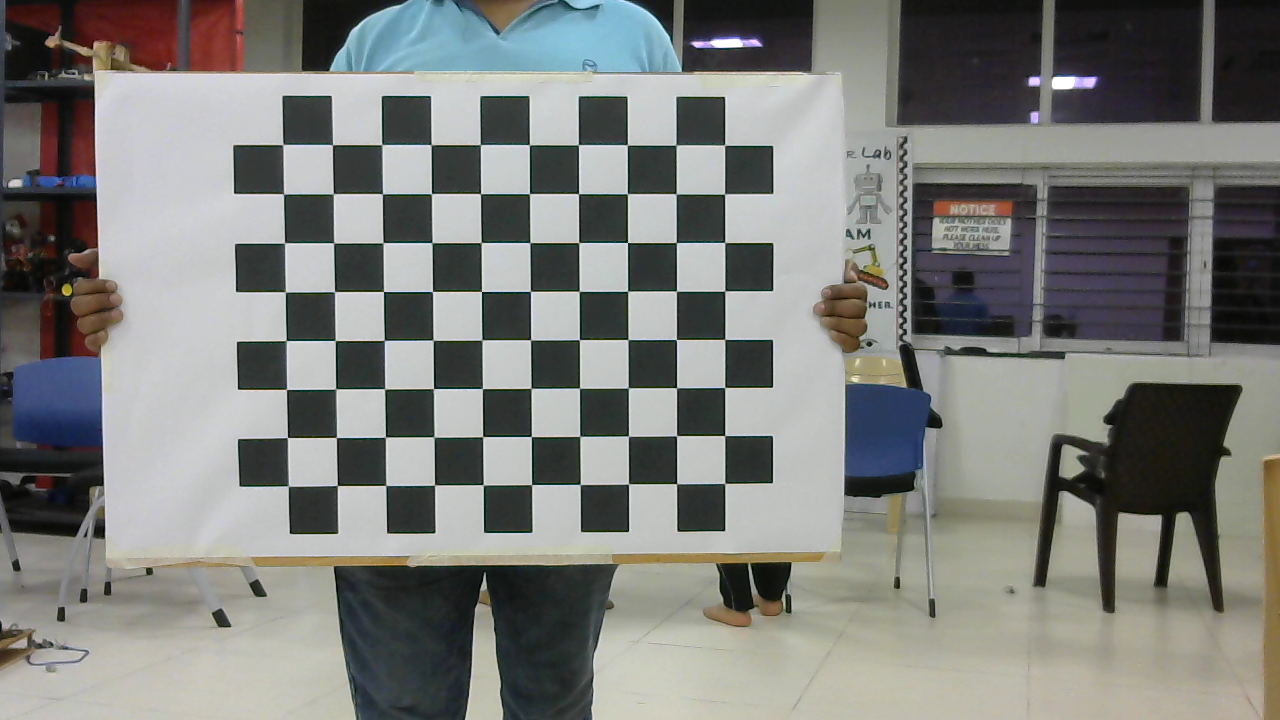
#> input picture test.png, 1280 x 720 px
$ python pose.py
#> lines starting #> are read from the running program, lines starting #| are printed output that depends on the picture; after the words box and inside, x2 and y2 are one past the last pixel; in counts of white or black regions, pixels touching at a corner belong together
import cv2
import numpy as np

img = cv2.imread('test.png')
#> img is the input picture: shape (720, 1280, 3); mean B, G, R 122.4, 125.6, 124.4
gray = cv2.cvtColor(img, cv2.COLOR_BGR2GRAY)
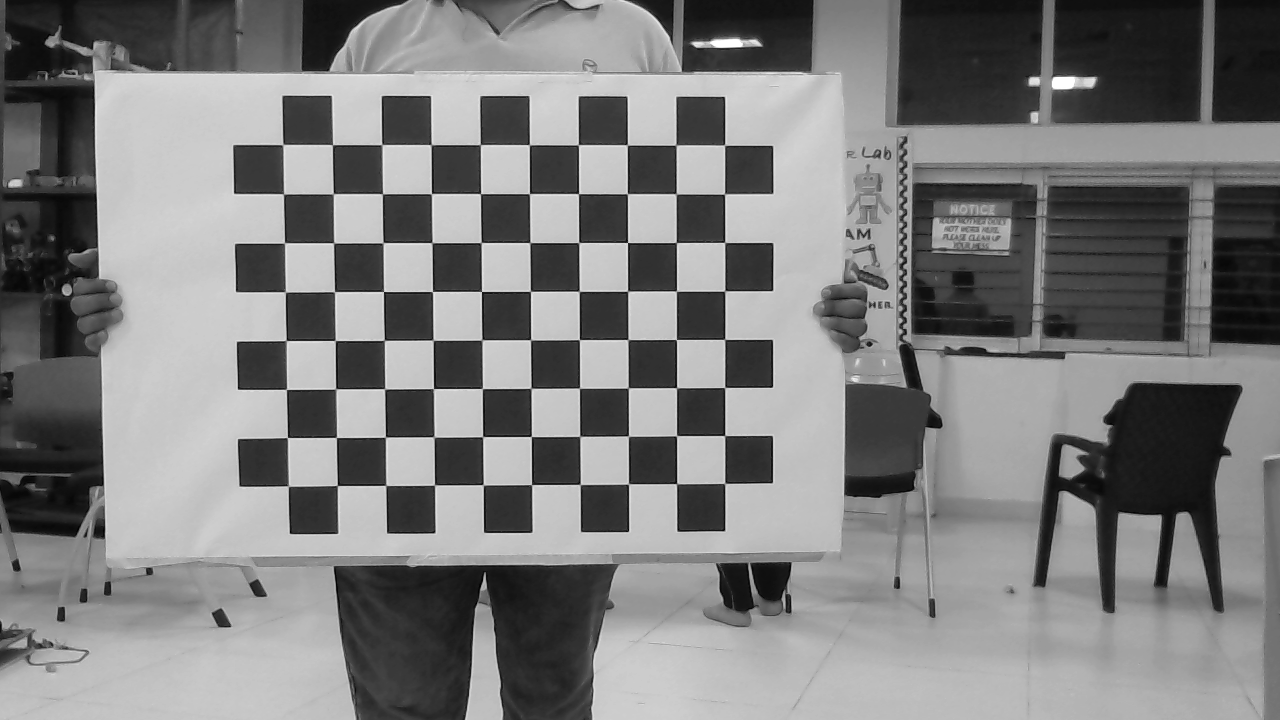
#> gray: shape (720, 1280); min 0, max 255, mean 124.9

size = img.shape
#> size = (720, 1280, 3)
criteria = (cv2.TERM_CRITERIA_EPS + cv2.TERM_CRITERIA_MAX_ITER, 60, 0.001)

# 2D image points
image_points = np.array([(283,145),(333,145),(284,194),(333,194)], dtype = "float32")

# 3D model points
model_points = np.array([(0.0,0.0,0.0),(60.0,0.0,0.0),(0.0,60.0,0.0),(60.0,60.0,0.0)])
#model_points = np.zeros((10*8,1,3),np.float32)
#model_points[:,:,:2] = np.mgrid[0:10, 0:8].T.reshape(-1,1,2)
# Initialization of camera intrinsic parameters, obtained from the camera calibration github repository.

camera_matrix = np.array([[1.43131504e+03,0.00000000e+00,6.42552941e+02],[0.00000000e+00,1.42801915e+03,3.49581293e+02],[0.00000000e+00,0.00000000e+00,1.00000000e+00]])

dist_coeff = np.array([[-4.31340433e-02,-1.61386185e-01,-1.07692904e-03,-2.66596162e-03,4.16181240e+00]])

ret, corners = cv2.findChessboardCorners(gray, (10,8), None)
#> ret = True; corners = 80 rows, first 8: [282.8, 144.6], [332.5, 144.9], [381.7, 144.5], [431.1, 144.7], [480.4, 144.6], [529.3, 144.8], [578.2, 144.8], [627.2, 144.9]
corners2 = cv2.cornerSubPix(gray, corners, (11,11), (-1,-1), criteria)
#> corners2 = 80 rows, first 8: [282.9, 144.5], [332.5, 144.7], [381.8, 144.6], [431.2, 144.7], [480.3, 144.6], [529.4, 144.8], [578.4, 144.7], [627.3, 144.9]
img = cv2.drawChessboardCorners(img, (10,8), corners2, ret)
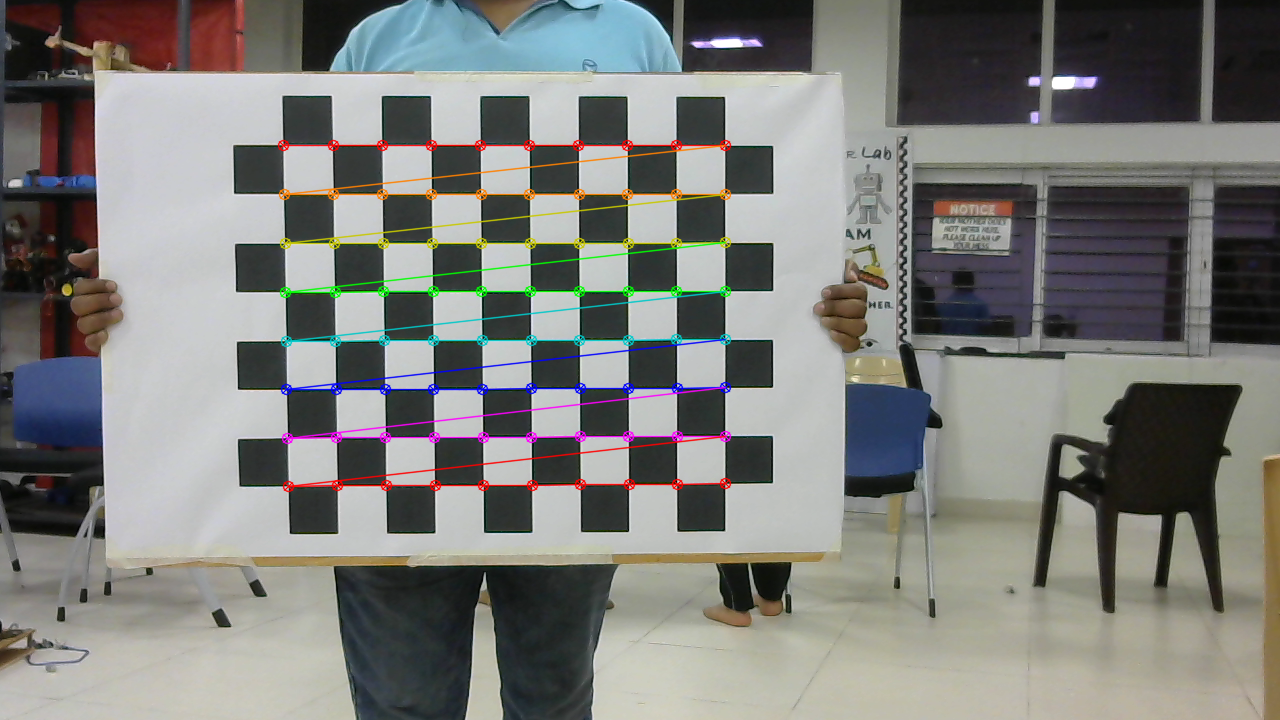
#> img: shape (720, 1280, 3); 2.81% of pixels changed, all inside (x1, y1, x2, y2) = (277, 139, 732, 493)
ret, rvecs, tvecs = cv2.solvePnP(model_points,image_points,camera_matrix,dist_coeff, flags = cv2.SOLVEPNP_ITERATIVE)
#rvecs, tvecs, inliers = cv2.solvePnPRansac(model_points,image_points,camera_matrix,dist_coeff, flags = cv2.SOLVEPNP_ITERATIVE)


print(rvecs)
print(tvecs)

cv2.imshow('image',img)
cv2.waitKey(0)
cv2.destroyAllWindows()

$ run again, with 0.png copied over test.png
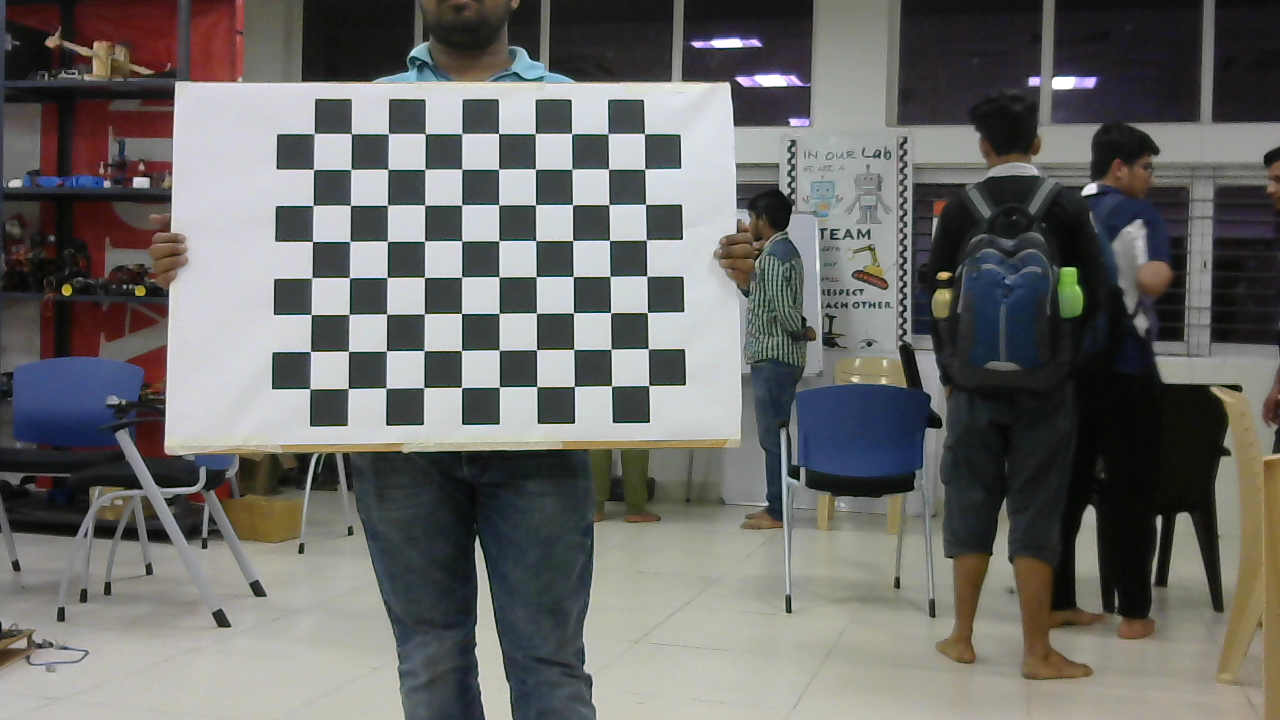
#> input picture 0.png, 1280 x 720 px
#> img is the input picture: shape (720, 1280, 3); mean B, G, R 104.4, 106.9, 106.9
#> `gray = cv2.cvtColor(img, cv2.COLOR_BGR2GRAY)`:
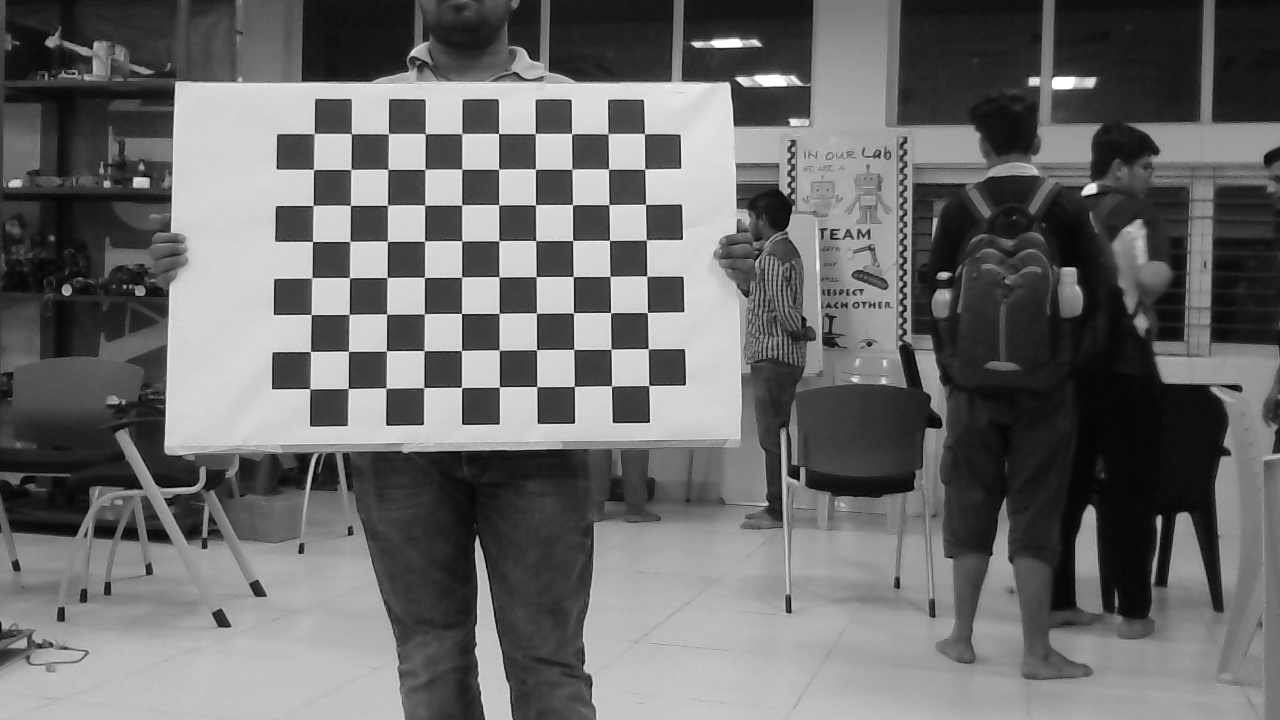
#> gray: shape (720, 1280); min 0, max 255, mean 106.6
#> ret = True; corners = 80 rows, first 8: [314.4, 133.3], [351.5, 134], [388.4, 133.6], [425.5, 134.1], [461.8, 133.5], [498.5, 133.5], [535.3, 133.5], [571.8, 133.9]
#> corners2 = 80 rows, first 8: [314.2, 133.5], [351.4, 133.7], [388.4, 133.7], [425.3, 133.7], [461.7, 133.6], [498.6, 133.6], [535.3, 133.6], [571.6, 133.6]
#> `img = cv2.drawChessboardCorners(img, (10,8), corners2, ret)`:
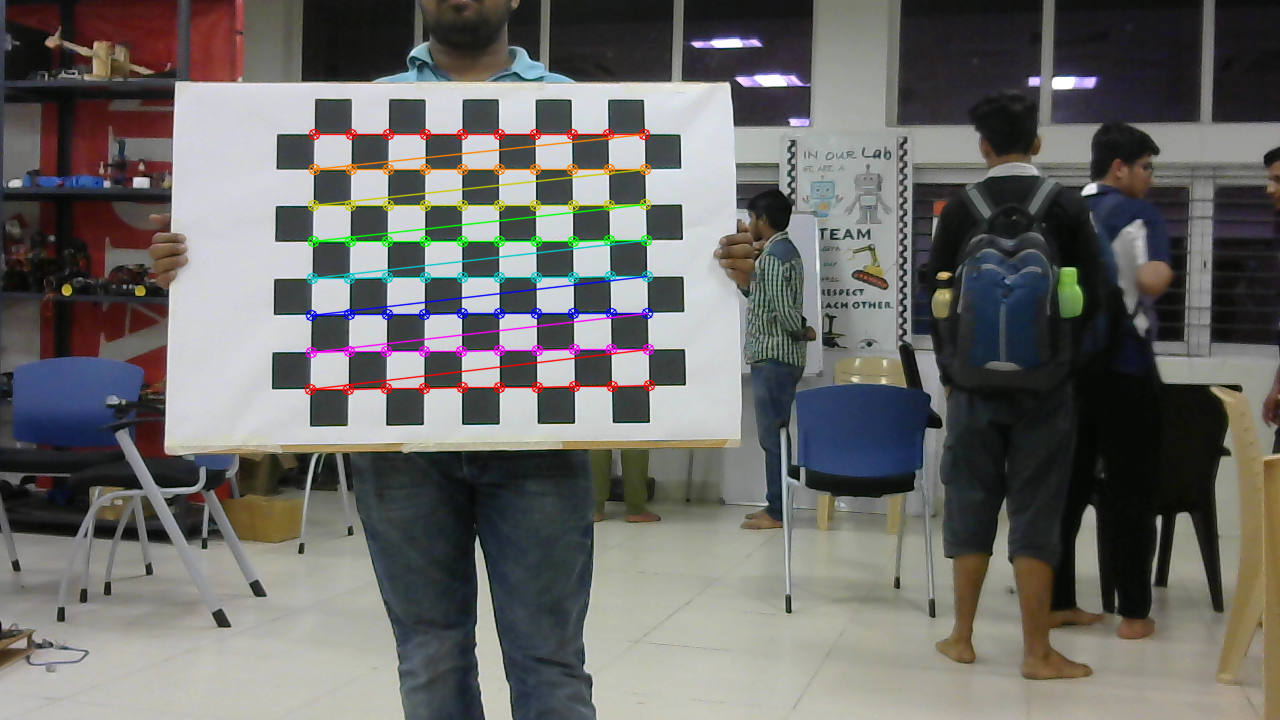
#> img: shape (720, 1280, 3); 2.28% of pixels changed, all inside (x1, y1, x2, y2) = (304, 128, 656, 396)
